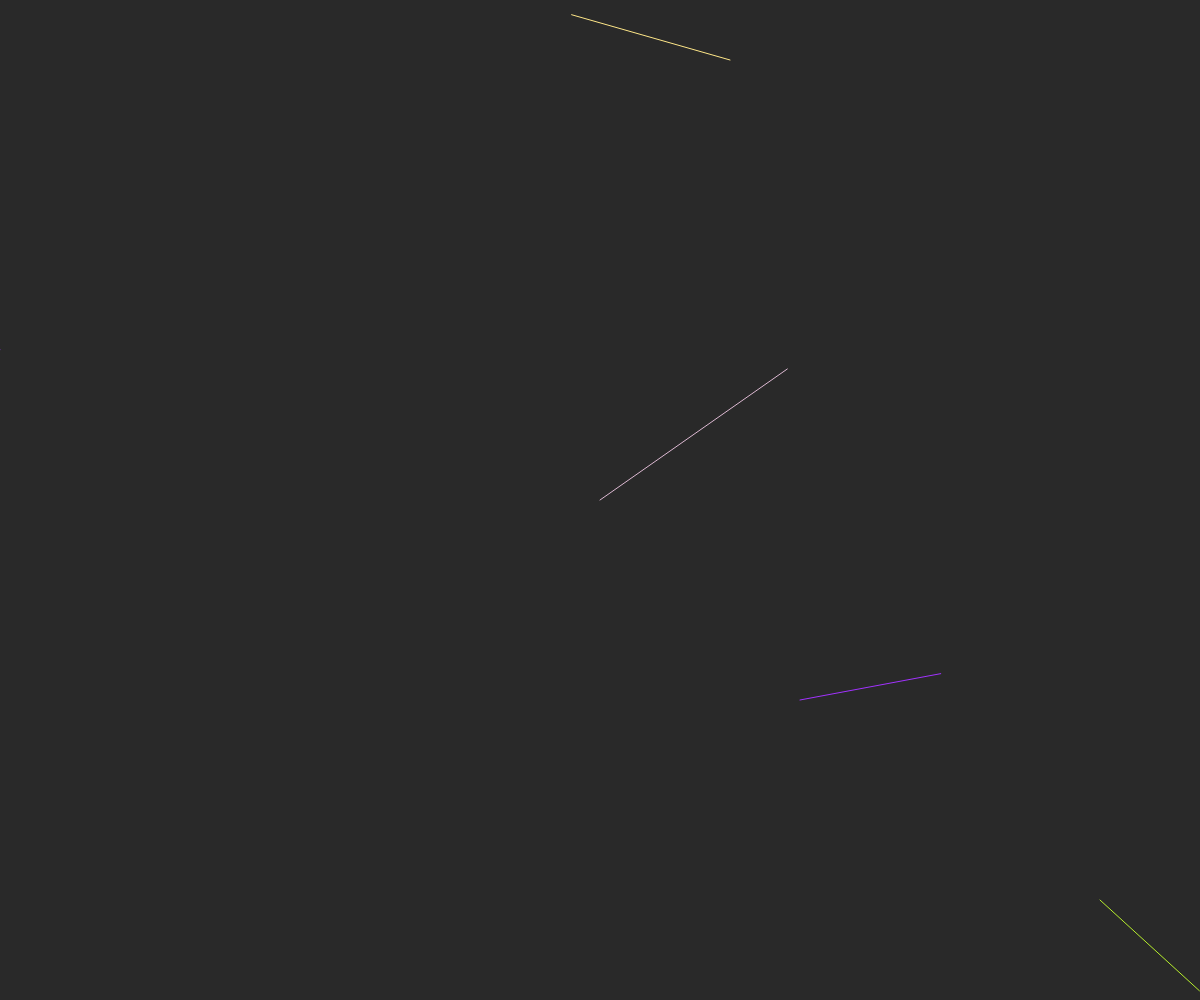
Frame 1 (no input)
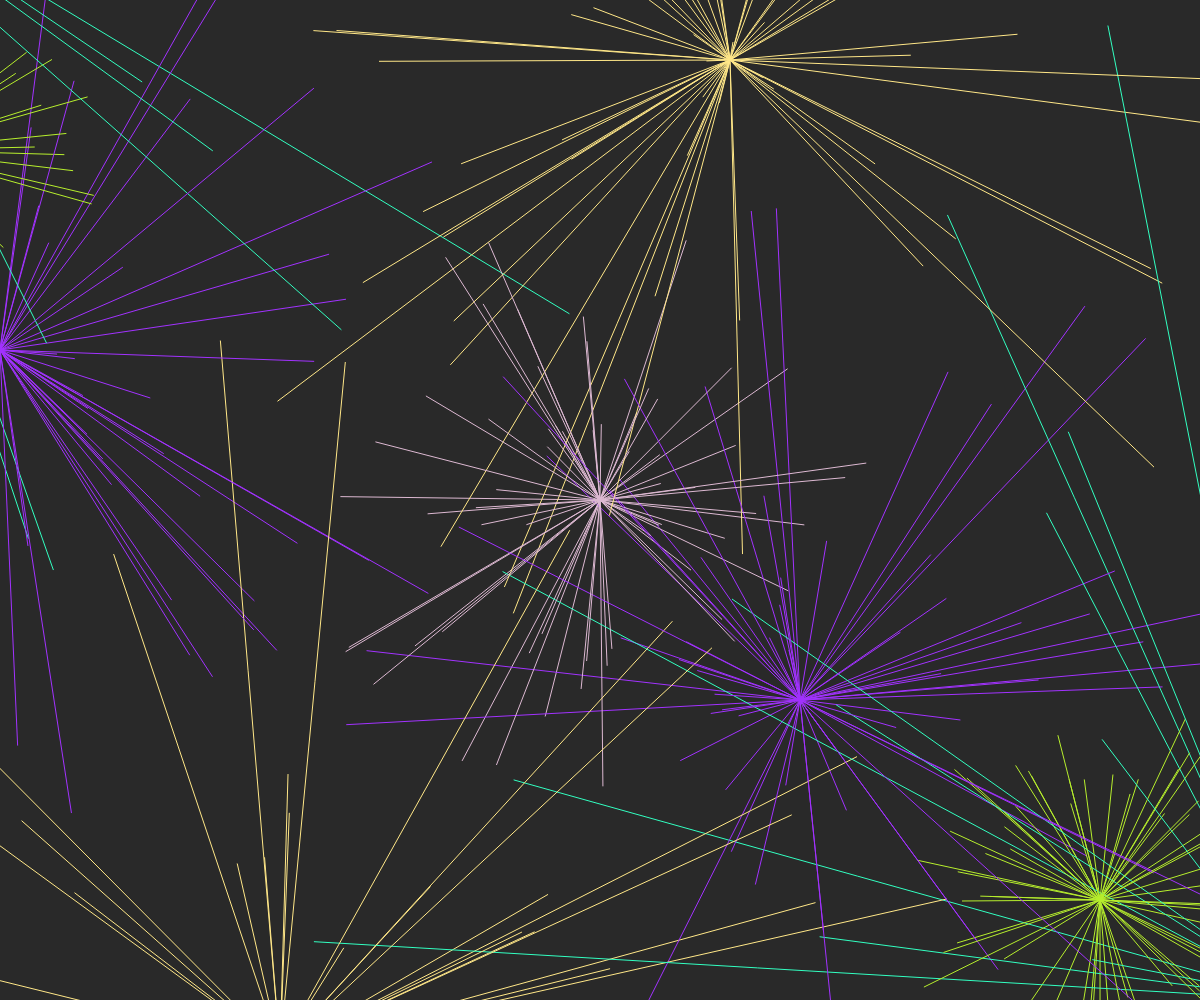
Frame 60 (no input)
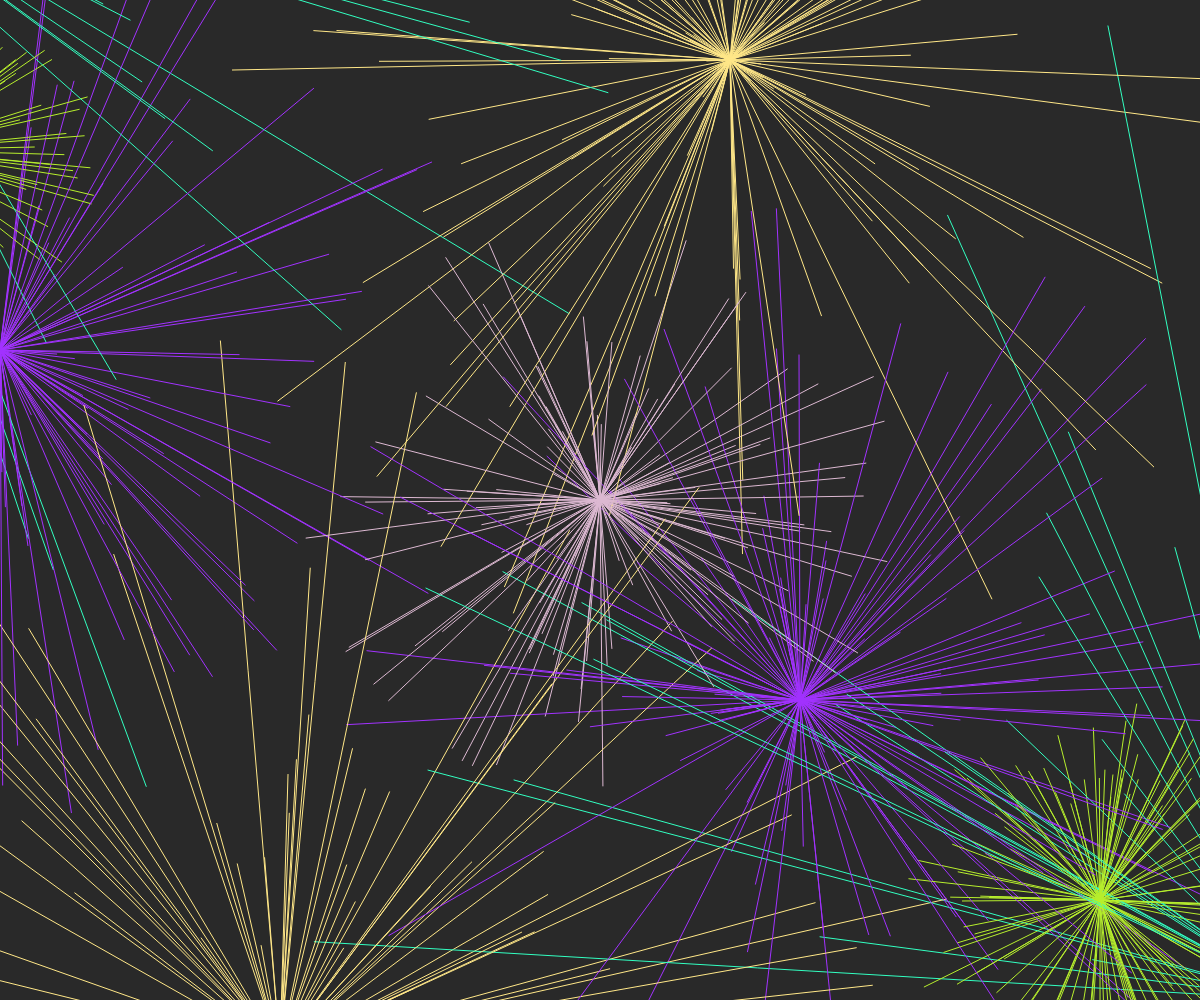
Frame 120 (the mouse pressed at the canvas centre since frame 60)

The p5.js sketch that drew these frames (run headless with seeded random() and noise() and a simulated clock; from frame 60 on, the mouse is pressed at the canvas centre):

// p5.js sketch
// ── sketch.js
function setup() {
  createCanvas(windowWidth, windowHeight);
  background(41, 41, 41);
}

function draw(){

translate(width / 2, height / 2);
    
// En rectangle  // let v = createVector(random(-1000, 1000), random(-1000, 1000));
    
    
    // En cercle - 1er objet
    
    v = p5.Vector.random2D();   

    v.mult(random(50, 300));
    
    strokeWeight(1);
    stroke('#DDB9D2');
    line(0, 0, v.x, v.y);
    
    
    
   // 2eme objet
    
    translate(200, 200);
    
    v = p5.Vector.random2D();   

    v.mult(random(50, 500));
    
    strokeWeight(1);
    stroke('#A232FF');
    line(0, 0, v.x, v.y);
    
   
    // 3eme objet
    
    translate(500, 300);
    
    v = p5.Vector.random2D();   

    v.mult(random(100, 1000));
    
    strokeWeight(1);
    stroke('#32FFC1');
    line(0, 0, v.x, v.y);
    
    
     // 4eme objet
    
    translate(-200, -100);
    
    v = p5.Vector.random2D();   

    v.mult(random(200, 100));
    
    strokeWeight(1);
    stroke('#B7EF2D');
    line(0, 0, v.x, v.y);
    
    
    // 5eme objet
    
    translate(-1200, -750);
    
    v = p5.Vector.random2D();   

    v.mult(random(200, 100));
    
    strokeWeight(1);
    stroke('#B7EF2D');
    line(0, 0, v.x, v.y);
    
    
    // 6eme objet
    
    translate(-100, -300);
    
    v = p5.Vector.random2D();   

    v.mult(random(100, 1000));
    
    strokeWeight(1);
    stroke('#32FFC1');
    line(0, 0, v.x, v.y);
    
    
    // 7eme objet
    
    translate(200, 500);
    
    v = p5.Vector.random2D();   

    v.mult(random(50, 500));
    
    strokeWeight(1);
    stroke('#A232FF');
    line(0, 0, v.x, v.y);
    
    
    // 8eme objet
    
    translate(280, 700);
    
    v = p5.Vector.random2D();   

    v.mult(random(100, 750));
    
    strokeWeight(1);
    stroke('#FFE788');
    line(0, 0, v.x, v.y);
    
    
    // 9eme objet
    
    translate(450, -990);
    
    v = p5.Vector.random2D();   

    v.mult(random(10, 600));
    
    strokeWeight(1);
    stroke('#FFE788');
    line(0, 0, v.x, v.y);
    
}




// ── style.css
html, body {
    margin: 0;
    padding: 0;
   
  }
  canvas {
    display: block;
    
  }
